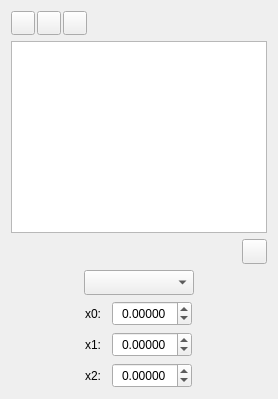
     <widget class="QWidget" name="tab">
      <attribute name="icon">
       <iconset resource="../CADWindow.qrc">
        <normaloff>:/cad_wind/figure/cad_wind/parameters.png</normaloff>:/cad_wind/figure/cad_wind/parameters.png</iconset>
      </attribute>
      <attribute name="title">
       <string extracomment="Properties"/>
      </attribute>
      <attribute name="toolTip">
       <string>Properties</string>
      </attribute>
      <layout class="QVBoxLayout" name="verticalLayout">
       <item>
        <layout class="QHBoxLayout" name="horizontalLayout_2">
         <property name="spacing">
          <number>2</number>
         </property>
         <item>
          <widget class="QPushButton" name="pushButton_6">
           <property name="minimumSize">
            <size>
             <width>24</width>
             <height>24</height>
            </size>
           </property>
           <property name="maximumSize">
            <size>
             <width>24</width>
             <height>24</height>
            </size>
           </property>
           <property name="styleSheet">
            <string notr="true">QPushButton::hover{
    background-color: transparent;
    border: 1.5px solid rgb(158,158,158);
    border-radius: 2px;
}</string>
           </property>
           <property name="text">
            <string/>
           </property>
           <property name="icon">
            <iconset resource="../CADWindow.qrc">
             <normaloff>:/cad_wind/figure/cad_wind/radius.png</normaloff>:/cad_wind/figure/cad_wind/radius.png</iconset>
           </property>
           <property name="checkable">
            <bool>true</bool>
           </property>
          </widget>
         </item>
         <item>
          <widget class="QPushButton" name="pushButton_7">
           <property name="minimumSize">
            <size>
             <width>24</width>
             <height>24</height>
            </size>
           </property>
           <property name="maximumSize">
            <size>
             <width>24</width>
             <height>24</height>
            </size>
           </property>
           <property name="styleSheet">
            <string notr="true">QPushButton::hover{
    background-color: transparent;
    border: 1.5px solid rgb(158,158,158);
    border-radius: 2px;
}</string>
           </property>
           <property name="text">
            <string/>
           </property>
           <property name="icon">
            <iconset resource="../CADWindow.qrc">
             <normaloff>:/cad_wind/figure/cad_wind/position.png</normaloff>:/cad_wind/figure/cad_wind/position.png</iconset>
           </property>
           <property name="checkable">
            <bool>true</bool>
           </property>
          </widget>
         </item>
         <item>
          <widget class="QPushButton" name="pushButton_12">
           <property name="minimumSize">
            <size>
             <width>24</width>
             <height>24</height>
            </size>
           </property>
           <property name="maximumSize">
            <size>
             <width>24</width>
             <height>24</height>
            </size>
           </property>
           <property name="styleSheet">
            <string notr="true">QPushButton::hover{
    background-color: transparent;
    border: 1.5px solid rgb(158,158,158);
    border-radius: 2px;
}</string>
           </property>
           <property name="text">
            <string/>
           </property>
           <property name="icon">
            <iconset resource="../CADWindow.qrc">
             <normaloff>:/cad_wind/figure/cad_wind/direction.png</normaloff>:/cad_wind/figure/cad_wind/direction.png</iconset>
           </property>
           <property name="checkable">
            <bool>true</bool>
           </property>
          </widget>
         </item>
         <item>
          <spacer name="horizontalSpacer_3">
           <property name="orientation">
            <enum>Qt::Horizontal</enum>
           </property>
           <property name="sizeHint" stdset="0">
            <size>
             <width>40</width>
             <height>20</height>
            </size>
           </property>
          </spacer>
         </item>
        </layout>
       </item>
       <item>
        <widget class="QTableWidget" name="tableWidget"/>
       </item>
       <item>
        <layout class="QHBoxLayout" name="horizontalLayout_4">
         <item>
          <spacer name="horizontalSpacer_4">
           <property name="orientation">
            <enum>Qt::Horizontal</enum>
           </property>
           <property name="sizeHint" stdset="0">
            <size>
             <width>40</width>
             <height>20</height>
            </size>
           </property>
          </spacer>
         </item>
         <item>
          <widget class="QPushButton" name="pushButton_33">
           <property name="minimumSize">
            <size>
             <width>25</width>
             <height>25</height>
            </size>
           </property>
           <property name="maximumSize">
            <size>
             <width>25</width>
             <height>25</height>
            </size>
           </property>
           <property name="font">
            <font>
             <pointsize>8</pointsize>
            </font>
           </property>
           <property name="styleSheet">
            <string notr="true">QPushButton::hover{
    background-color: transparent;
    border: 2px solid #6A8480;
    border-radius: 2px;
    padding: 2px;
}</string>
           </property>
           <property name="text">
            <string/>
           </property>
           <property name="icon">
            <iconset resource="../CADWindow.qrc">
             <normaloff>:/cad_wind/figure/cad_wind/ok.png</normaloff>:/cad_wind/figure/cad_wind/ok.png</iconset>
           </property>
           <property name="autoDefault">
            <bool>true</bool>
           </property>
           <property name="flat">
            <bool>false</bool>
           </property>
          </widget>
         </item>
        </layout>
       </item>
       <item>
        <layout class="QGridLayout" name="gridLayout_3">
         <item row="0" column="0">
          <widget class="QComboBox" name="comboBox_2">
           <property name="enabled">
            <bool>true</bool>
           </property>
           <property name="minimumSize">
            <size>
             <width>110</width>
             <height>25</height>
            </size>
           </property>
           <property name="maximumSize">
            <size>
             <width>110</width>
             <height>25</height>
            </size>
           </property>
           <property name="font">
            <font>
             <pointsize>9</pointsize>
            </font>
           </property>
           <property name="styleSheet">
            <string notr="true">padding-left:5px;</string>
           </property>
          </widget>
         </item>
         <item row="1" column="0">
          <layout class="QGridLayout" name="gridLayout_4">
           <property name="sizeConstraint">
            <enum>QLayout::SetDefaultConstraint</enum>
           </property>
           <item row="0" column="0">
            <widget class="QLabel" name="label">
             <property name="enabled">
              <bool>true</bool>
             </property>
             <property name="minimumSize">
              <size>
               <width>20</width>
               <height>25</height>
              </size>
             </property>
             <property name="maximumSize">
              <size>
               <width>20</width>
               <height>25</height>
              </size>
             </property>
             <property name="font">
              <font>
               <pointsize>9</pointsize>
              </font>
             </property>
             <property name="text">
              <string>x0:</string>
             </property>
            </widget>
           </item>
           <item row="0" column="1">
            <widget class="QDoubleSpinBox" name="doubleSpinBox_4">
             <property name="enabled">
              <bool>true</bool>
             </property>
             <property name="minimumSize">
              <size>
               <width>80</width>
               <height>25</height>
              </size>
             </property>
             <property name="maximumSize">
              <size>
               <width>80</width>
               <height>25</height>
              </size>
             </property>
             <property name="font">
              <font>
               <pointsize>9</pointsize>
              </font>
             </property>
             <property name="styleSheet">
              <string notr="true">padding-left:5px;</string>
             </property>
             <property name="decimals">
              <number>5</number>
             </property>
             <property name="minimum">
              <double>-99.989999999999995</double>
             </property>
            </widget>
           </item>
           <item row="2" column="0">
            <widget class="QLabel" name="label_3">
             <property name="enabled">
              <bool>true</bool>
             </property>
             <property name="maximumSize">
              <size>
               <width>20</width>
               <height>25</height>
              </size>
             </property>
             <property name="font">
              <font>
               <pointsize>9</pointsize>
              </font>
             </property>
             <property name="text">
              <string>x2:</string>
             </property>
            </widget>
           </item>
           <item row="1" column="1">
            <widget class="QDoubleSpinBox" name="doubleSpinBox_5">
             <property name="enabled">
              <bool>true</bool>
             </property>
             <property name="minimumSize">
              <size>
               <width>80</width>
               <height>25</height>
              </size>
             </property>
             <property name="maximumSize">
              <size>
               <width>80</width>
               <height>25</height>
              </size>
             </property>
             <property name="font">
              <font>
               <pointsize>9</pointsize>
              </font>
             </property>
             <property name="styleSheet">
              <string notr="true">padding-left:5px;</string>
             </property>
             <property name="decimals">
              <number>5</number>
             </property>
             <property name="minimum">
              <double>-99.989999999999995</double>
             </property>
            </widget>
           </item>
           <item row="2" column="1">
            <widget class="QDoubleSpinBox" name="doubleSpinBox_6">
             <property name="enabled">
              <bool>true</bool>
             </property>
             <property name="minimumSize">
              <size>
               <width>80</width>
               <height>25</height>
              </size>
             </property>
             <property name="maximumSize">
              <size>
               <width>80</width>
               <height>25</height>
              </size>
             </property>
             <property name="font">
              <font>
               <pointsize>9</pointsize>
              </font>
             </property>
             <property name="styleSheet">
              <string notr="true">padding-left:5px;</string>
             </property>
             <property name="decimals">
              <number>5</number>
             </property>
             <property name="minimum">
              <double>-99.989999999999995</double>
             </property>
            </widget>
           </item>
           <item row="1" column="0">
            <widget class="QLabel" name="label_2">
             <property name="enabled">
              <bool>true</bool>
             </property>
             <property name="maximumSize">
              <size>
               <width>20</width>
               <height>25</height>
              </size>
             </property>
             <property name="font">
              <font>
               <pointsize>9</pointsize>
              </font>
             </property>
             <property name="text">
              <string>x1:</string>
             </property>
            </widget>
           </item>
          </layout>
         </item>
        </layout>
       </item>
      </layout>
     </widget>
